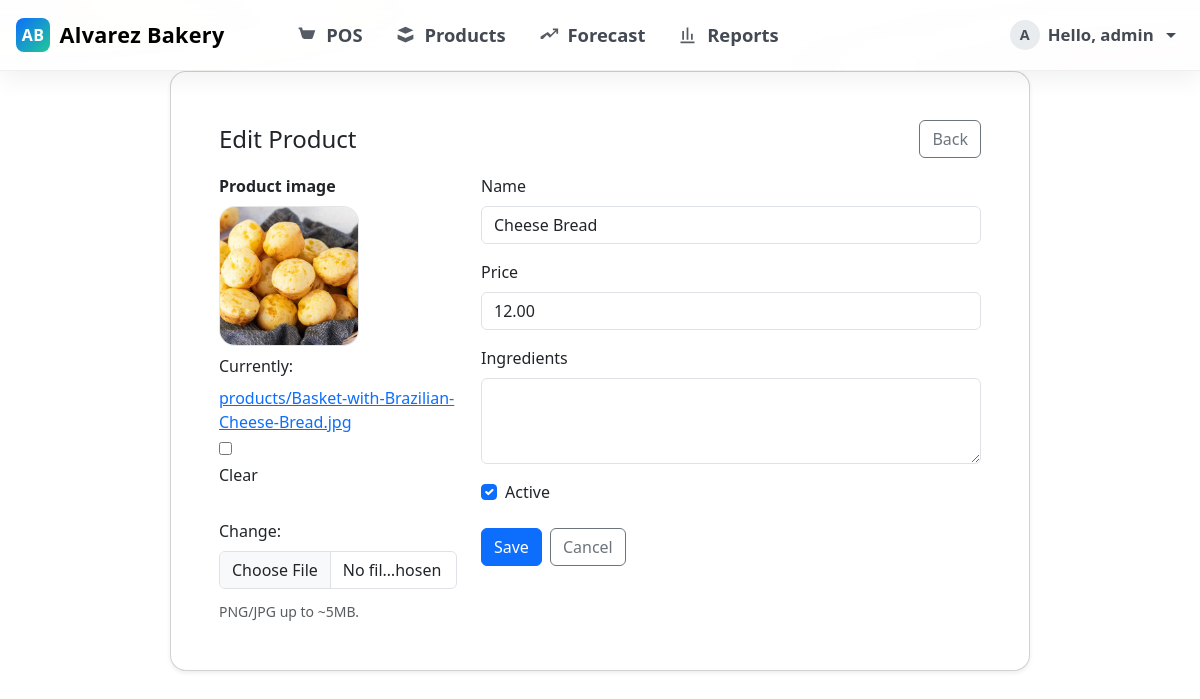
The page /products/4/edit/ (signed in) on the database its author committed.
### core/models.py (models this page shows, shortened)
class Product(models.Model):
    name = models.CharField(max_length=160)
    price = models.DecimalField(max_digits=10, decimal_places=2)
    ingredients = models.TextField(blank=True)
    is_active = models.BooleanField(default=True)
    image = models.ImageField(upload_to="products/", blank=True, null=True)
    created_at = models.DateTimeField(auto_now_add=True)
    updated_at = models.DateTimeField(auto_now=True)

### core/views.py (the view)
# urls.py: path('products/<int:pk>/edit/', core_views.product_edit, name='product_edit'),
@login_required
@user_passes_test(is_admin)
def product_edit(request, pk):
    product = get_object_or_404(Product, pk=pk)
    if request.method == 'POST':
        form = ProductForm(request.POST, request.FILES, instance=product)  # <-- IMPORTANT
        if form.is_valid():
            form.save()
            messages.success(request, 'Product updated.')
            return redirect('product_list')
    else:
        form = ProductForm(instance=product)
    return render(request, 'core/product_form.html', {'form': form})

### core/forms.py
class ProductForm(forms.ModelForm):
    class Meta:
        model = Product
        fields = ['image', 'name', 'price', 'ingredients', 'is_active']
        widgets = {
            'image': forms.ClearableFileInput(attrs={
                'class': 'form-control',   # so it matches your bootstrap style
                'accept': 'image/*',
                'id': 'id_image',
            }),
            'name': forms.TextInput(attrs={'class': 'form-control'}),
            'price': forms.NumberInput(attrs={'class': 'form-control', 'step': '0.01'}),
            'ingredients': forms.Textarea(attrs={'class': 'form-control', 'rows': 3}),
            'is_active': forms.CheckboxInput(attrs={'class': 'form-check-input'}),
        }

### core/views.py (called while the page is built)
def is_admin(user):
    return user.is_staff  # treat staff=True as Admin role

### templates/core/product_form.html (shortened to what this page needs)
{% extends 'core/base.html' %}
{% load static %}
{% block content %}
<div class="card shadow-sm form-card mx-auto">
  <div class="card-body p-4 p-md-5">
    <div class="d-flex justify-content-between align-items-center mb-3">
      <h2 class="h4 m-0">{{ form.instance.pk|yesno:"Edit Product,New Product" }}</h2>
      <a href="/products/" class="btn btn-outline-secondary">Back</a>
    </div>
    <form method="post" enctype="multipart/form-data" novalidate>
      <div class="row g-4">
        <div class="col-md-4">
          <label class="form-label fw-semibold">Product image</label>
          <div class="d-flex flex-column align-items-start gap-2">
            {% if form.instance.image %}
              <img id="preview" src="{{ form.instance.image.url }}" class="thumb-lg" alt="Preview">
            {% else %}
              <img id="preview" src="" class="thumb-lg d-none" alt="Preview">
              <div id="placeholder" class="thumb-lg d-flex align-items-center justify-content-center">
                <span class="text-secondary small">No image</span>
              </div>
            {% endif %}
            {{ form.image }}
            <div class="form-text">PNG/JPG up to ~5MB.</div>
          </div>
        </div>
        <div class="col-md-8">
          <div class="mb-3">
            <label class="form-label">Name</label>
            {{ form.name }}
          </div>
          <div class="mb-3">
            <label class="form-label">Price</label>
            {{ form.price }}
          </div>
          <div class="mb-3">
            <label class="form-label">Ingredients</label>
            {{ form.ingredients }}
          </div>
          <div class="form-check mb-4">
            {{ form.is_active }}
            <label class="form-check-label">Active</label>
          </div>
          <div class="d-flex gap-2">
            <button class="btn btn-honey" type="submit">Save</button>
            <a class="btn btn-outline-secondary" href="/products/">Cancel</a>
          </div>
        </div>
      </div>
    </form>
  </div>
</div>
{% endblock %}

### templates/core/base.html (shortened to what this page needs)
{% load static %}
<!doctype html>
<html lang="en">
<head>
  <link rel="stylesheet" href="https://cdn.jsdelivr.net/npm/bootstrap@5.3.3/dist/css/bootstrap.min.css">
</head>
<body>
{% if request.path != '/login/' %}
<nav class="navbar navbar-expand-lg navbar-light navbar-elevated">
  <div class="container-fluid px-3">
    <a class="navbar-brand" href="/">
      <span class="brand-mark">AB</span>
      Alvarez Bakery
    </a>
    <div class="collapse navbar-collapse" id="nav">
      <ul class="navbar-nav ms-3 ms-md-4 ms-lg-5 me-auto">
        <li class="nav-item">
          <a class="nav-link {% if request.path == '/pos/' %}active{% endif %}" href="/pos/" title="Point of Sale">
            <svg class="nav-ic" viewBox="0 0 24 24" fill="currentColor" aria-hidden="true">
              <path d="M7 4H5L4 6h2l2.68 9.39A2 2 0 0 0 10.6 17h6.8a2 2 0 0 0 1.93-1.52L22 7H6.42L5.92 5.5 5.7 4.8A1 1 0 0 0 4.74 4H3v2h1.26l2.43 8.5A3 3 0 0 0 9.6 17H18v-2H9.6L7 4Z"/>
            </svg>
            <span>POS</span>
          </a>
        </li>
        {% if request.user.is_staff %}
        <li class="nav-item">
          <a class="nav-link {% if request.path == '/products/' %}active{% endif %}" href="/products/" title="Manage Products">
            <svg class="nav-ic" viewBox="0 0 24 24" fill="currentColor" aria-hidden="true">
              <path d="M3 7l9-4 9 4-9 4-9-4Zm0 5l9 4 9-4v5l-9 4-9-4v-5Z"/>
            </svg>
            <span>Products</span>
          </a>
        </li>
        <li class="nav-item">
          <a class="nav-link {% if request.path == '/forecast/' %}active{% endif %}" href="/forecast/" title="Forecast & Trends">
            <svg class="nav-ic" viewBox="0 0 24 24" fill="currentColor" aria-hidden="true">
              <path d="M3 17h2.59l4.7-4.7 3.3 3.3L21 8.18V11h2V5h-6v2h2.82l-5.3 5.3-3.3-3.3L3 14.41V17Z"/>
            </svg>
            <span>Forecast</span>
          </a>
        </li>
        <li class="nav-item">
          <a class="nav-link {% if request.path == '/reports/' %}active{% endif %}" href="/reports/" title="Reports">
            <svg class="nav-ic" viewBox="0 0 24 24" fill="currentColor" aria-hidden="true">
              <path d="M4 20h16v2H4zM6 18h2V8H6v10Zm5 0h2V4h-2v14Zm5 0h2v-7h-2v7Z"/>
            </svg>
            <span>Reports</span>
          </a>
        </li>
        {% endif %}
      </ul>
      <ul class="navbar-nav ms-auto align-items-center">
        {% if request.user.is_authenticated %}
          <li class="nav-item dropdown">
            <a class="nav-link dropdown-toggle d-flex align-items-center gap-2" href="#" id="userMenu" role="button" data-bs-toggle="dropdown" aria-expanded="false" style="font-size:1.05rem;">
              <span class="avatar">{{ request.user.username|slice:":1"|upper }}</span>
              <span class="d-none d-sm-inline">Hello, {{ request.user.username }}</span>
            </a>
          </li>
        {% else %}
          <li class="nav-item">
            <a class="btn btn-primary btn-lg" href="/login/">Login</a>
          </li>
        {% endif %}
      </ul>
    </div>
  </div>
</nav>
{% endif %}
<div class="{% if request.path == '/login/' %}container-fluid p-0{% else %}container{% endif %}">
  {% block content %}{% endblock %}
</div>
</body>
</html>

### templates/core/base.html (style rules this page uses)
.card { border-radius: 1rem; }
.navbar-elevated { position: sticky; top: 0; z-index: 1030; background: linear-gradient(180deg, rgba(255,255,255,.92), rgba(255,255,255,.88)), radial-gradient(800px 160px at 0% 0%, rgba(255,214,150,.15), transparent 60%), radial-gradient(800px 160px at 100% 100%, rgba(255,143,178,.12), transparent 60%); backdrop-filter: saturate(180%) blur(6px); -webkit-backdrop-filter: saturate(180%) blur(6px); border-bottom: 1px solid rgba(0,0,0,.06); box-shadow: 0 8px 24px rgba(16,24,40,.06); }
.navbar-brand { display: inline-flex; align-items: center; gap: .6rem; font-weight: 800; letter-spacing: .3px; font-size: 1.25rem; }
@media (min-width: 1200px) { .navbar-brand { font-size: 1.35rem; } }
.brand-mark { width: 34px; height: 34px; border-radius: 8px; background: linear-gradient(135deg, #0d6efd, #20c997); display: inline-grid; place-items: center; color: #fff; font-size: 1rem; font-weight: 700; }
.navbar-nav { gap: .6rem; }
@media (min-width: 992px) { .navbar-nav { gap: 1rem; } }
.nav-link { border-radius: 999px; display: inline-flex; align-items: center; gap: .55rem; color: #434a54; font-weight: 600; padding: .65rem 1rem; font-size: 1.05rem; }
@media (min-width: 992px) { .nav-link { padding: .75rem 1.15rem; font-size: 1.15rem; } }
.nav-ic { width: 19px; height: 19px; opacity: .9; }
@media (min-width: 992px) { .nav-ic { width: 21px; height: 21px; } }
.avatar { width: 30px; height: 30px; border-radius: 50%; display: inline-flex; align-items: center; justify-content: center; background: #e9ecef; color: #495057; font-weight: 700; font-size: .9rem; }

### templates/core/product_form.html (style rules this page uses)
.form-card { max-width: 860px; }
.thumb-lg { width: 140px; height: 140px; border-radius: 16px; object-fit: cover; background:#f1f3f5; border:1px solid rgba(0,0,0,.06); }
.btn-honey { background:#0d6efd; border-color:#0d6efd; color:#fff; }

### rows shown on the page
Product: instance.pk "Edit Product", instance.image (picture), name "Cheese Bread", price "12.00", is_active "☑"

### other values the page prints
{{ request.user.username|slice:":1"|upper }} "A"
{{ request.user.username }} "admin"
